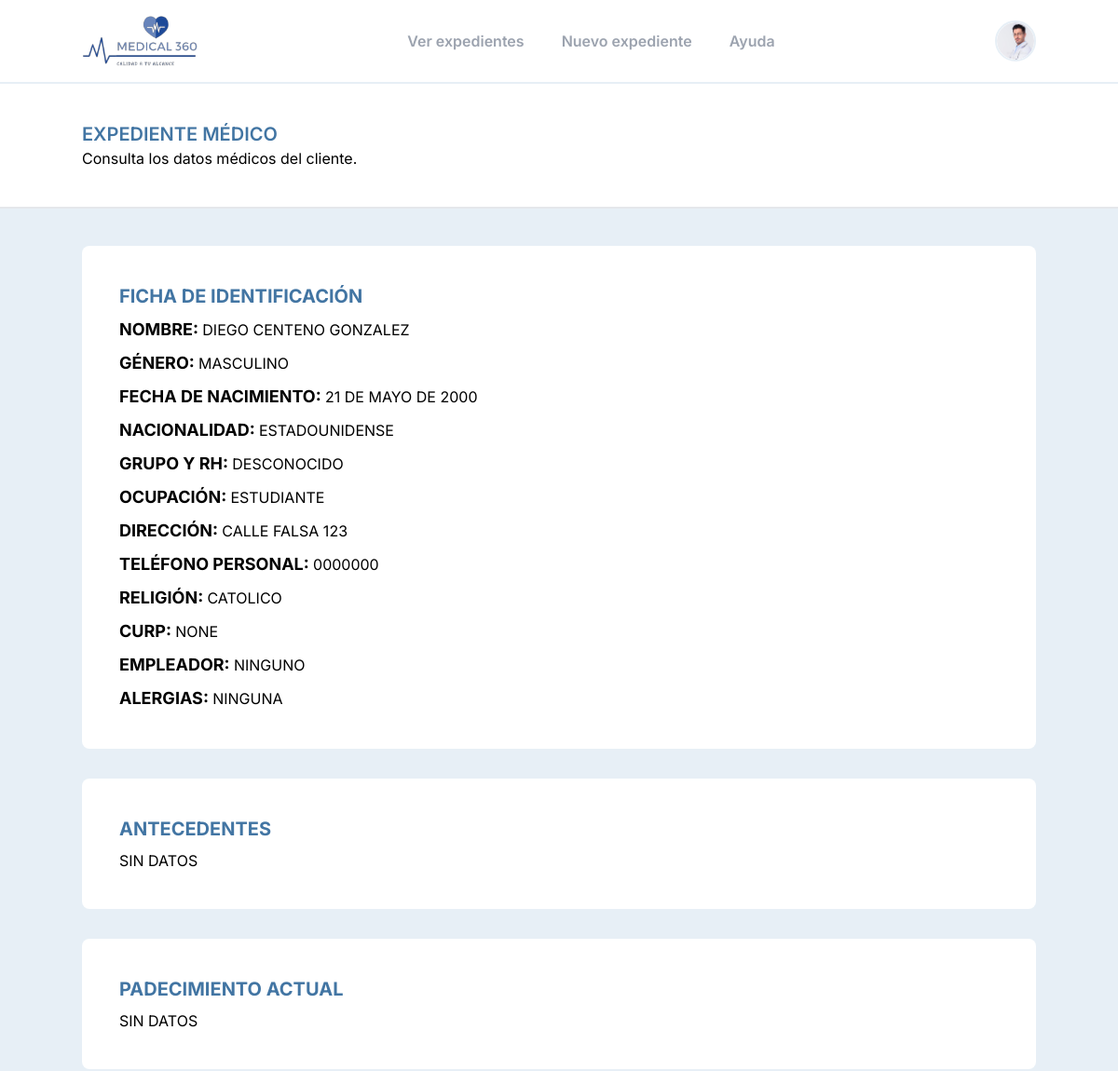
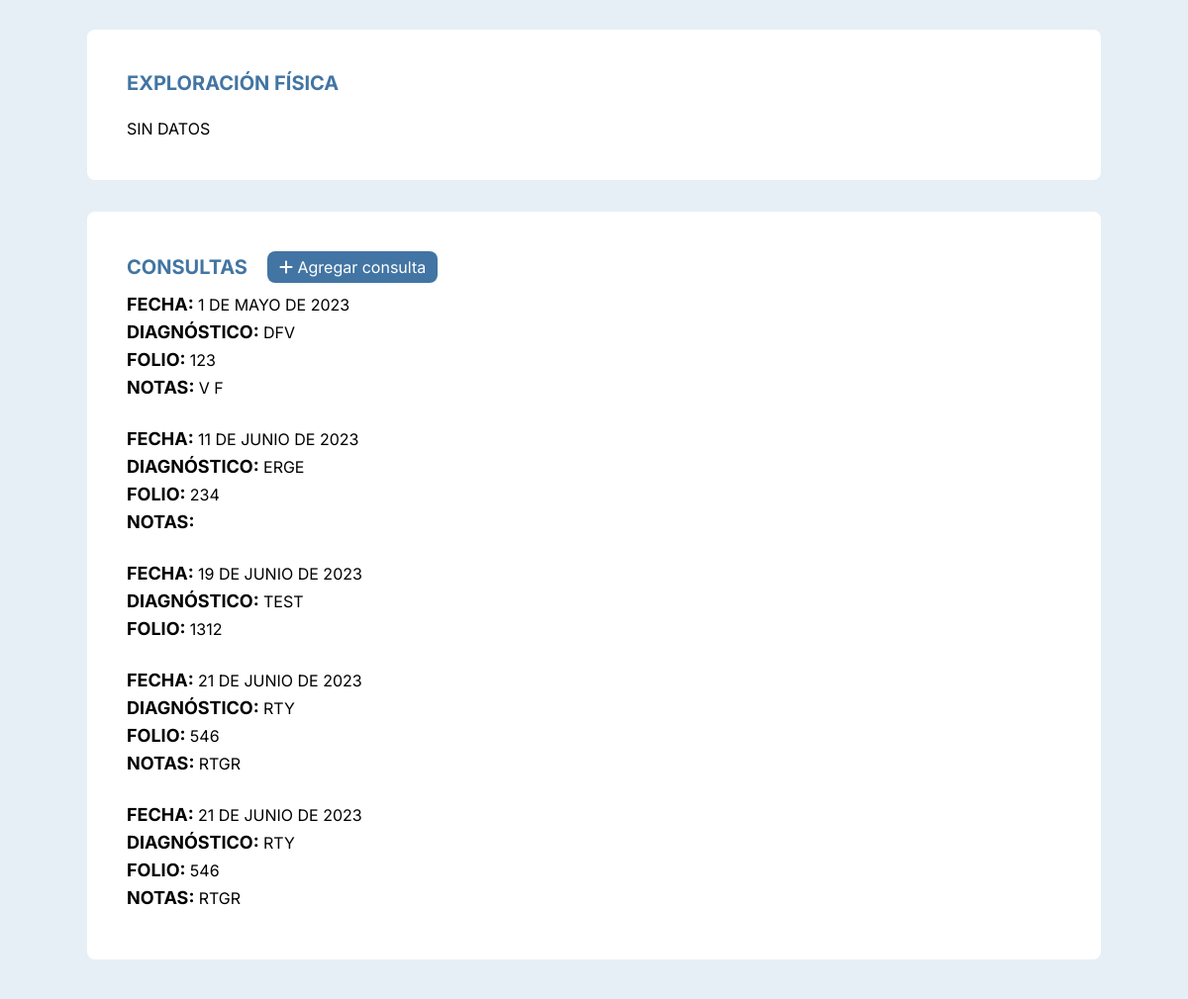
Screenshot of /view/2/ (signed in) with the database file from the repository (2 pictures, top to bottom).
### medical/models.py (models this page shows, shortened)
class Paciente(models.Model):
    GENERO_CHOICES = [
        ('M', 'Masculino'),
        ('F', 'Femenino'),
    ]
    ESTADO_CIVIL_CHOICES = [
        ('SOLTERO', 'SOLTERO'),
        ('CASADO', 'CASADO'),
        ('UNION_LIBRE', 'UNION LIBRE'),
        ('DIVORCIADO', 'DIVORCIADO'),
        ('VIUDO', 'VIUDO'),
    ]
    GRUPO_RH_CHOICES = [
        ('A+', 'A+'),
        ('B+', 'B+'),
        ('O+', 'O+'),
        ('AB+', 'AB+'),
        ('A-', 'A-'),
        ('B-', 'B-'),
        ('O-', 'O-'),
        ('AB-', 'AB-'),
        ('DESC', 'DESCONOCIDO'),
    ]
    ESCOLARIDAD_CHOICES = [
        ('NINGUNA', 'NINGUNA'),
        ('PRIMARIA', 'PRIMARIA'),
        ('PRIMARIA_T', 'PRIMARIA TRUNCA'),
        ('SECUNDARIA', 'SECUNDARIA'),
        ('SECUNDARIA_T', 'SECUNDARIA TRUNCA'),
        ('PREPARATORIA', 'PREPARATORIA'),
        ('PREPARATORIA_T', 'PREPARATORIA TRUNCA'),
        ('TECNICO', 'CARRERA TECNICA'),
        ('TECNICO_T', 'CARRERA TECNICA TRUNCA'),
        ('LICENCIATURA', 'LICENCIATURA'),
        ('LICENCIATURA_T', 'LICENCIATURA TRUNCA'),
        ('SUPERIOR', 'SUPERIOR'),
]
    nombre = models.CharField(max_length=30)
    apellido_pat = models.CharField(max_length=30)
    apellido_mat = models.CharField(max_length=30)
    fecha_nacimiento = models.DateField()
    genero = models.CharField(max_length=10, choices=GENERO_CHOICES)
    grupo_rh = models.CharField(max_length=4, choices=GRUPO_RH_CHOICES, default='DESC')
    alergias = models.CharField(max_length=30)
    estado_civil = models.CharField(max_length=15, choices=ESTADO_CIVIL_CHOICES, blank=True, null=True)
    curp = models.CharField(max_length=18, blank=True, null=True)
    nacionalidad = models.CharField(max_length=20, blank=True, null=True)
    escolaridad = models.CharField(max_length=30, choices=ESCOLARIDAD_CHOICES, blank=True, null=True)
    religion = models.CharField(max_length=50, blank=True, null=True)
    direccion = models.CharField(max_length=200, blank=True, null=True)
    ocupacion = models.CharField(max_length=50, blank=True, null=True)
    empleador = models.CharField(max_length=100, blank=True, null=True)
    telefono_personal = models.CharField(max_length=10, blank=True, null=True)
    nombre_contacto_emergencia = models.CharField(max_length=100, blank=True, null=True)
    telefono_contacto_emergencia = models.CharField(max_length=10, blank=True, null=True)
    fecha_alta = models.DateField()
    notas = models.TextField(blank=True, null=True)

class Consulta(models.Model):
    paciente = models.ForeignKey(Paciente, on_delete=models.CASCADE)
    medico = models.ForeignKey(Medico, on_delete=models.CASCADE)
    fecha = models.DateField()
    diagnostico = models.CharField(max_length=100)
    folio_receta = models.IntegerField()
    notas = models.TextField(blank=True, null=True)
    class Meta:
        verbose_name = "Consulta"
        verbose_name_plural = "4.Consultas"

### medical/views.py (the view)
# urls.py: path('view/<int:id_paciente>/', views.ver_expediente_view, name='ver_expediente'),
@login_required
def ver_expediente_view(request, id_paciente):
    paciente = get_object_or_404(Paciente, id=id_paciente)
    antecedentes = Antecedentes.objects.filter(paciente=paciente)
    padecimiento = PadecimientoActual.objects.filter(paciente=paciente).last()
    exploracion = ExploracionFisica.objects.filter(paciente=paciente).last()
    consultas = Consulta.objects.filter(paciente=paciente)
    consultas = sorted(consultas, key=attrgetter('fecha'))
    context = {
        'paciente': paciente,
        'antecedentes': antecedentes,
        'padecimiento': padecimiento,
        'exploracion': exploracion,
        'consultas': consultas,
    }
    return render(request, 'expedientes/view.html', context)

### templates/expedientes/view.html (shortened to what this page needs)
{% extends "base.html" %} {% load static %}
{% block content %}
{% include "plantillas/navbar.html" %}
<section class="lg:px-0 min-h-screen">
    <div class="py-10 border-b-2 border-gray-200 bg-white  md:px-6">
      <div class="lg:container lg:mx-auto">
        <h2 class="uppercase font-semibold text-main text-xl">
          Expediente Médico
        </h2>
        <p>Consulta los datos médicos del cliente.</p>
      </div>
    </div>
    <div class="py-10 bg-background md:px-6 space-y-8">
      <div class="lg:container lg:mx-auto bg-white p-10 space-y-5 rounded-lg">
          <div class="space-y-2">
              <h2 class="text-xl font-bold text-main uppercase">Ficha de Identificación</h2>
              {% if paciente.nombre %}
                  <p class="uppercase"><span class="font-bold text-lg">Nombre: </span>{{paciente.nombre}} {{paciente.apellido_pat}} {{paciente.apellido_mat}}</p>
              {% endif %}
              {% if paciente.genero == 'M' %}
                  <p class="uppercase"><span class="font-bold text-lg">Género: </span>MASCULINO</p>
              {% elif paciente.genero == 'F' %}
              <p class="uppercase"><span class="font-bold text-lg">Género: </span>FEMENINO</p>
              {% endif %}
              {% if paciente.fecha_nacimiento %}
                  <p class="uppercase"><span class="font-bold text-lg">Fecha de nacimiento: </span>{{paciente.fecha_nacimiento}}</p>
              {% endif %}
              {% if paciente.nacionalidad %}
                  <p class="uppercase"><span class="font-bold text-lg">Nacionalidad: </span>{{paciente.nacionalidad}}</p>
              {% endif %}
              {% if paciente.grupo_rh == 'DESC' %}
                  <p class="uppercase"><span class="font-bold text-lg">Grupo y RH: </span>DESCONOCIDO</p>
              {% elif paciente.grupo_rh %}
              <p class="uppercase"><span class="font-bold text-lg">Grupo y RH: </span>{{paciente.grupo_rh}}</p>
              {% endif %}
              {% if paciente.ocupacion %}
                  <p class="uppercase"><span class="font-bold text-lg">Ocupación: </span>{{paciente.ocupacion}}</p>
              {% endif %}
              {% if paciente.direccion %}
                  <p class="uppercase"><span class="font-bold text-lg">Dirección: </span>{{paciente.direccion}}</p>
              {% endif %}
              {% if paciente.telefono_personal %}
                  <p class="uppercase"><span class="font-bold text-lg">Teléfono personal: </span>{{paciente.telefono_personal}}</p>
              {% endif %}
              {% if paciente.religion %}
                  <p class="uppercase"><span class="font-bold text-lg">Religión: </span>{{paciente.religion}}</p>
              {% endif %}
              {% if paciente.curp %}
                  <p class="uppercase"><span class="font-bold text-lg">CURP: </span>{{paciente.curp}}</p>
              {% endif %}
              {% if paciente.empleador %}
                  <p class="uppercase"><span class="font-bold text-lg">Empleador: </span>{{paciente.empleador}}</p>
              {% endif %}
              {% if paciente.alergias %}
                  <p class="uppercase"><span class="font-bold text-lg">Alergias: </span>{{paciente.alergias}}</p>
              {% endif %}
          </div>
      </div>
        <div class="lg:container lg:mx-auto bg-white p-10 space-y-5 rounded-lg">
          <div class="space-y-2">
            <h2 class="text-xl font-bold text-main uppercase mb-2">Antecedentes</h2>
              {% if paciente.antecedentes %}
                <p class="uppercase"><span class="font-bold text-lg">Antecedentes heredofamiliares: </span>{{ paciente.antecedentes.ahf }}</p>
                <p class="uppercase"><span class="font-bold text-lg">Antecedentes personales no patológicos: </span>{{ paciente.antecedentes.apnp }}</p>
                <p class="uppercase"><span class="font-bold text-lg">Antecedentes personales patológicos: </span>{{ paciente.antecedentes.app }}</p>
                {% if paciente.antecedentes.ago %}
                <p class="uppercase"><span class="font-bold text-lg">Antecedentes gineco-obstétricos: </span>{{ paciente.antecedentes.ago }}</p>
                {% endif %}
                {% if paciente.antecedentes.notas %}
                  <p class="uppercase"><span class="font-bold text-lg">Notas: </span>{{ paciente.antecedentes.notas }}</p>
                {% endif %}
              {% else %}
                <p class="uppercase">Sin datos</p>
              {% endif %}
          </div>
        </div>
        {% if padecimiento %}
        <div class="lg:container lg:mx-auto bg-white p-10 space-y-5 rounded-lg">
          <div class="space-y-2">
            <h2 class="text-xl font-bold text-main uppercase mb-2">Padecimiento Actual</h2>
            {% comment %} Padecimiento Actual {% endcomment %}
            <p class="uppercase"><span class="font-bold text-lg">Descripción: </span>{{ padecimiento.padecimiento_actual }}</p>
          </div>
          <div class="space-y-2">
            <h2 class="text-xl font-bold text-main uppercase mb-2">Interrogatorio por aparatos y sistemas</h2>
            {% comment %} Piel y Tegumentos {% endcomment %}
            <p class="uppercase"><span class="font-bold text-lg">Piel y tegumentos: </span>{{ padecimiento.piel_tegumentos }}</p>
            {% comment %} Cabeza y Cuello {% endcomment %}
            <p class="uppercase"><span class="font-bold text-lg">Cabeza y cuello: </span>{{ padecimiento.cabeza_cuello }}</p>
            {% comment %} Torax {% endcomment %}
            <p class="uppercase"><span class="font-bold text-lg">Torax: </span>{{ padecimiento.torax }}</p>
            {% comment %} Abdomen {% endcomment %}
            <p class="uppercase"><span class="font-bold text-lg">Abdomen: </span>{{ padecimiento.abdomen }}</p>
            {% comment %} Genitourinario {% endcomment %}
            <p class="uppercase"><span class="font-bold text-lg">Genitourinario: </span>{{ padecimiento.genitourinario }}</p>
            {% comment %} Músculo esquelético y extremidades {% endcomment %}
            <p class="uppercase"><span class="font-bold text-lg">Músculo esquelético y extremidades: </span>{{ padecimiento.musculo_extremidades }}</p>
            {% comment %} Neurológico {% endcomment %}
            <p class="uppercase"><span class="font-bold text-lg">Neurológico: </span>{{ padecimiento.neurologico }}</p>
            {% comment %} Notas {% endcomment %}
            {% if padecimiento.notas %}
            <p class="uppercase"><span class="font-bold text-lg">Notas: </span>{{ padecimiento.notas }}</p>
            {% endif %}
          </div>
        </div>
      {% else %}
        <div class="lg:container lg:mx-auto bg-white p-10 space-y-5 rounded-lg">
          <div class="space-y-2">
            <h2 class="text-xl font-bold text-main uppercase mb-2">Padecimiento Actual</h2>
            <p class="uppercase">Sin datos</p>
          </div>
        </div>
      {% endif %}
        {% if exploracion %}
        <div class="lg:container lg:mx-auto bg-white p-10 space-y-5 rounded-lg">
          <h2 class="text-xl font-bold text-main uppercase mb-2">Exploración Física</h2>
          <div class="space-y-2">
            <p class="uppercase"><span class="font-bold text-lg">Descripción: </span>{{ exploracion.descripcion_exploracion }}</p>
            {% comment %} FC {% endcomment %}
            {% if exploracion.frecuencia_cardiaca %}
              <p class="uppercase"><span class="font-bold text-lg">FC: </span>{{ exploracion.frecuencia_cardiaca }} lpm</p>
            {% endif %}
            {% comment %} FR {% endcomment %}
            {% if exploracion.frecuencia_respiratoria %}
              <p class="uppercase"><span class="font-bold text-lg">FR: </span>{{ exploracion.frecuencia_respiratoria }} rpm</p>
            {% endif %}
            {% comment %} SPO2 {% endcomment %}
            {% if exploracion.saturacion_oxigeno %}
              <p class="uppercase"><span class="font-bold text-lg">SPO2: </span>{{ exploracion.saturacion_oxigeno }}%</p>
            {% endif %}
            {% comment %} TEMP {% endcomment %}
            {% if exploracion.temperatura %}
              <p class="uppercase"><span class="font-bold text-lg">TEMP: </span>{{ exploracion.temperatura }} °C</p>
            {% endif %}
            {% comment %} TA {% endcomment %}
            {% if exploracion.presion_arterial %}
              <p class="uppercase"><span class="font-bold text-lg">TA: </span>{{ exploracion.presion_arterial }} mmHg</p>
            {% endif %}
            {% comment %} Glucosa capilar {% endcomment %}
            {% if exploracion.glucosa %}
              <p class="uppercase"><span class="font-bold text-lg">Glucosa capilar: </span>{{ exploracion.glucosa }} mg/dL</p>
            {% endif %}
            {% comment %} CM {% endcomment %}
            {% if exploracion.talla %}
              <p class="uppercase"><span class="font-bold text-lg">Talla: </span>{{ exploracion.talla }} cm</p>
            {% endif %}
            {% comment %} KG {% endcomment %}
            {% if exploracion.peso %}
              <p class="uppercase"><span class="font-bold text-lg">Peso: </span>{{ exploracion.peso }} kg</p>
            {% endif %}
            {% comment %} IMC {% endcomment %}
            {% if exploracion.imc %}
              <p class="uppercase"><span class="font-bold text-lg">IMC: </span>{{ exploracion.imc }}</p>
            {% endif %}
            {% comment %} Notas {% endcomment %}
            {% if exploracion.notas %}
              <p class="uppercase"><span class="font-bold text-lg">Notas: </span>{{ exploracion.notas }}</p>
            {% endif %}
          </div>
        </div>
      {% else %}
        <div class="lg:container lg:mx-auto bg-white p-10 space-y-5 rounded-lg">
          <h2 class="text-xl font-bold text-main uppercase mb-2">Exploración Física</h2>
          <p class="uppercase">Sin datos</p>
        </div>
      {% endif %}
        {% if consultas %}
          <div class="lg:container lg:mx-auto bg-white p-10 rounded-lg">
            <div class="flex gap-5 items-center">
              <h2 class="text-xl font-bold text-main uppercase">Consultas</h2>
            <a href="/add/consulta/{{paciente.id}}" class=" bg-main py-1 px-3 rounded-lg group transition-colors"
              type="button">
              <span class="text-white"><i class="fas fa-plus"></i> Agregar consulta</span>
            </a>
            </div>
            <div class="space-y-2">
              {% for consulta in consultas%}
              <div class="py-2">
              <p class="uppercase"><span class="font-bold text-lg">Fecha: </span>{{ consulta.fecha }}</p>
              <p class="uppercase"><span class="font-bold text-lg">Diagnóstico: </span>{{ consulta.diagnostico }}</p>
              <p class="uppercase"><span class="font-bold text-lg">Folio: </span>{{ consulta.folio_receta }}</p>
              {% if consulta.notas %}
              <p class="uppercase"><span class="font-bold text-lg">Notas: </span>{{ consulta.notas }}</p>
              {% endif %}
            </div>
              {% endfor %}
            </div>
          </div>
      {% endif %}
    </div>
  </section>
{% endblock %}

### rows the page displays
Paciente: nombre "DIEGO", apellido_pat "CENTENO", apellido_mat "GONZALEZ", fecha_nacimiento "21 DE MAYO DE 2000", nacionalidad "ESTADOUNIDENSE", ocupacion "ESTUDIANTE", direccion "CALLE FALSA 123", telefono_personal "0000000", religion "CATOLICO", curp "NONE", empleador "NINGUNO", alergias "NINGUNA"
Consulta: fecha "1 DE MAYO DE 2023", diagnostico "DFV", folio_receta "123", notas "V F"
Consulta: fecha "11 DE JUNIO DE 2023", diagnostico "ERGE", folio_receta "234"
Consulta: fecha "19 DE JUNIO DE 2023", diagnostico "TEST", folio_receta "1312"
Consulta: fecha "21 DE JUNIO DE 2023", diagnostico "RTY", folio_receta "546", notas "RTGR"
Consulta: fecha "21 DE JUNIO DE 2023", diagnostico "RTY", folio_receta "546", notas "RTGR"
